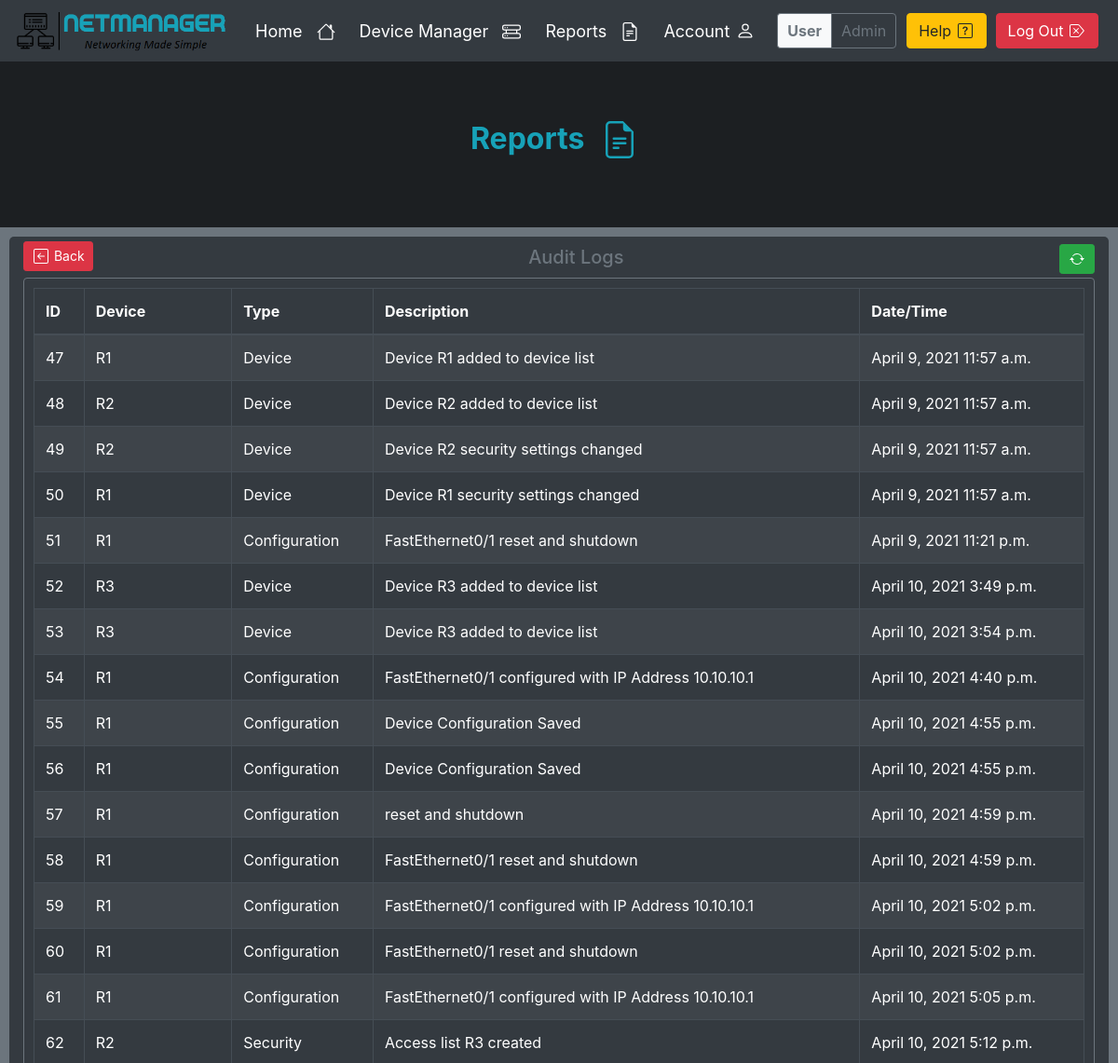
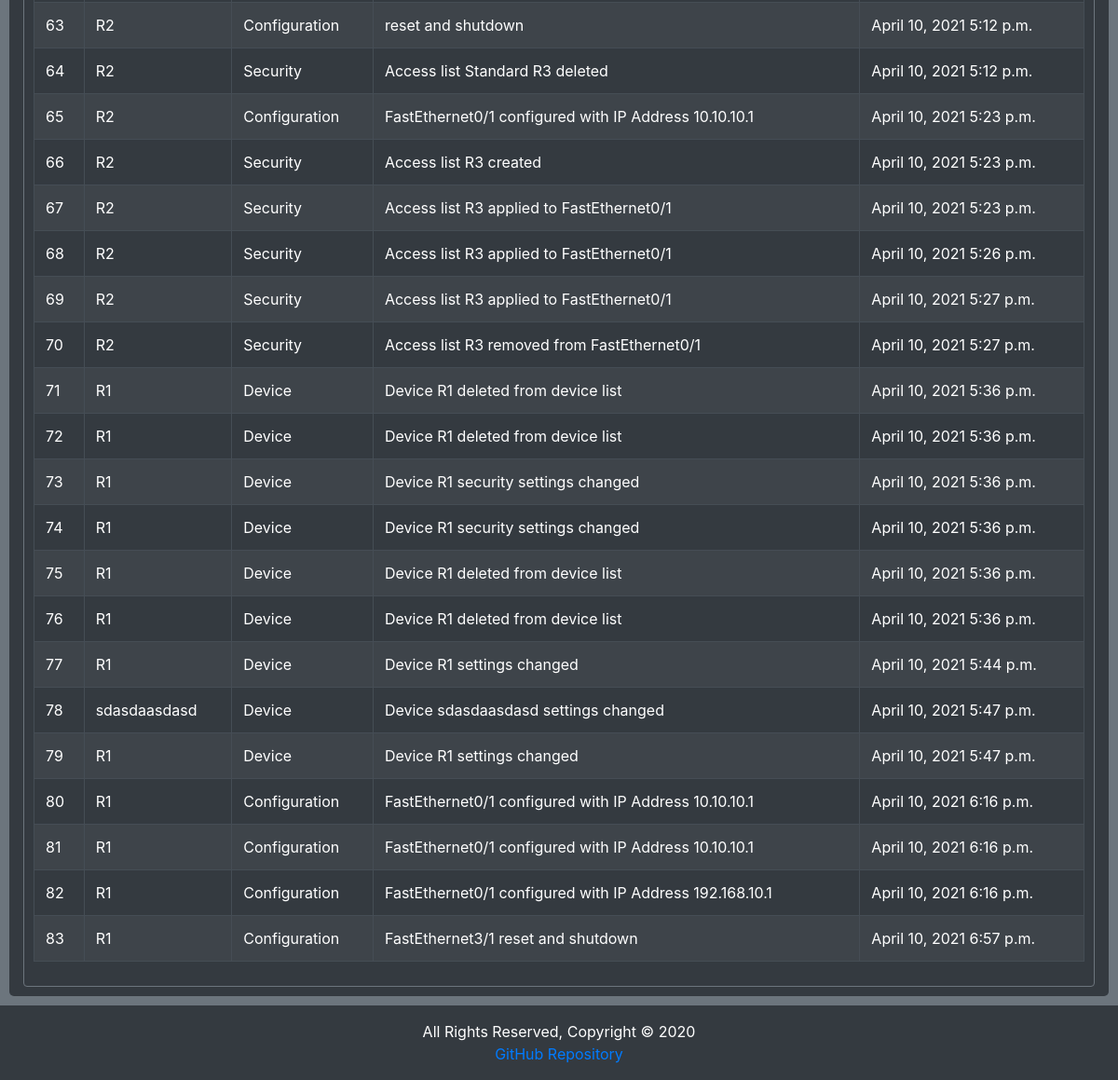
Screenshot of /reports (signed in) with the database file from the repository (2 pictures, top to bottom).
### devices/models.py (models this page shows, shortened)
class Alert(models.Model):
    id = models.AutoField(primary_key=True)
    user = models.ForeignKey(User, on_delete=models.CASCADE)
    device = models.CharField(max_length=250, null=False)
    type = models.CharField(max_length=250, null=False)
    description = models.CharField(max_length=250, null=False)
    date = models.DateField(default=timezone.now().date())
    time = models.TimeField(default=timezone.now().time())

### accounts/views.py (the view)
# urls.py: path('reports', login_required(ReportsView.as_view()), name='Reports'),
class ReportsView(View):
    template = 'accounts_reports.html'
    def get(self, request):
        config_logs = Alert.objects.filter(user__username=request.user)
        args = {'config_logs': config_logs}
        return render(request, self.template, args)

### templates/accounts_reports.html (shortened to what this page needs)
{% extends 'base.html' %}
{% block jumbotron %}
    <h2 class="text-info font-weight-bold">Reports
    </h2>
{% endblock %}
{% block body %}
    <div class="row">
        <div class="col widget table-responsive">
            <a href="{% url 'devices:Device-Manager' %}"
               class="btn btn-danger btn-sm d-inline-block btn-back">
                Back
            </a>
            <h3 class="title d-inline-block">Audit Logs</h3>
            <button type="button" class="btn btn-sm btn-success d-inline-block float-right mt-2" id="refresh"
                    title="Refresh">
            </button>
            <div class="card card-custom">
                <table id="Table" class="table table-dark table-striped table-bordered">
                    <thead>
                    <tr>
                        <th>ID</th>
                        <th>Device</th>
                        <th>Type</th>
                        <th>Description</th>
                        <th>Date/Time</th>
                    </tr>
                    </thead>
                    <tbody>
                    {% for i in config_logs %}
                        <tr>
                            <td>{{ i.id }}</td>
                            <td>{{ i.device }}</td>
                            <td>{{ i.type }}</td>
                            <td>{{ i.description }}</td>
                            <td>{{ i.date }} {{ i.time }}</td>
                        </tr>
                    {% endfor %}
                    </tbody>
                </table>
            </div>
        </div>
    </div>
{% endblock %}
{% block script %}
    <link rel="stylesheet" type="text/css"
          href="https://cdn.datatables.net/v/bs4/jszip-2.5.0/dt-1.10.24/b-1.7.0/b-html5-1.7.0/rg-1.1.2/sc-2.0.3/datatables.min.css"/>
{% endblock %}

### templates/navbar.html (shortened to what this page needs)
{% load static %}
<nav class="navbar navbar-expand-lg nav" id="navbar">
    <div style="padding-right: 20px">
        <a href="{% url 'accounts:Index' %}">
            <img id="logo" src="{% static 'images/logo-dark.png' %}" alt="NetManager" style="width:230px;height:50px;">
        </a>
    </div>
    <div class="collapse navbar-collapse">
        {% if user.is_authenticated %}
            <ul class="navbar-nav mr-auto" style="font-size: 18px">
                <li class="nav-item">
                    <a class="nav-item nav-link link" href="{% url 'accounts:Index' %}">Home
                    </a>
                </li>
                <li class="nav-item">
                    <a class="nav-item nav-link link" href="{% url 'devices:Device-Manager' %}">Device Manager
                    </a>
                </li>
                <li class="nav-item">
                    <a class="nav-item nav-link link" href="{% url 'accounts:Reports' %}">Reports
                    </a>
                </li>
                <li class="nav-item">
                    <a class="nav-item nav-link link" href="{% url 'accounts:Profile' %}">Account
                    </a>
                </li>
            </ul>
            <div class="form-inline">
                <div class="form-inline nav-info">
                    <div class="info bg-light border border-secondary border-right-0 rounded-left">
                        <b>User</b>
                    </div>
                    <div class="info border border-secondary rounded-right">
                        {{ user.get_username }}
                    </div>
                </div>
                <a class="btn btn-warning nav-btn" href="{% url 'accounts:Help' %}" target="_blank" type="submit"
                   title="Help">Help
                </a>
                <button class="btn btn-danger nav-btn" type="button" data-toggle="modal"
                        data-target="#logout"
                        title="Log Out">
                    Log Out
                </button>
            </div>
        {% endif %}
    </div>
</nav>

### static/css/style.css (style rules this page uses)
html { scroll-behavior: smooth; }
body { background-color: #6c757d !important; text-align: center !important; color: #f8f9fa !important; display: flex; flex-direction: column; min-height: 100vh; }
.nav { background-color: #343a40; color: black; }
.link { color: white; }
.nav-info { padding: 6px; cursor: pointer; }
.info { padding: 6px 10px; color: #6c757d; }
.nav-btn { margin-left: 5px; margin-right: 5px; }
.nav-icon { margin-left: 10px; margin-right: 10px; margin-bottom: 2px; }
.btn-icon { margin-left: 2px; margin-right: 2px; margin-bottom: 3px; }
.btn-back { margin-top: 5px; margin-bottom: 5px; float: left; }
.title { font-size: 20px; margin-top: 10px; margin-bottom: 10px; text-align: center; color: #6c757d; }
.widget { background-color: #343a40; border-radius: 5px; min-height: auto; }
.card-custom { background-color: #343a40 !important; color: white !important; border: solid #6c757d 1px !important; padding: 10px; margin-bottom: 10px; text-align: left; }

### rows the page displays
Alert: id "47", device "R1", type "Device", description "Device R1 added to device list", date "April 9, 2021", time "11:57 a.m."
Alert: id "48", device "R2", type "Device", description "Device R2 added to device list", date "April 9, 2021", time "11:57 a.m."
Alert: id "49", device "R2", type "Device", description "Device R2 security settings changed", date "April 9, 2021", time "11:57 a.m."
Alert: id "50", device "R1", type "Device", description "Device R1 security settings changed", date "April 9, 2021", time "11:57 a.m."
Alert: id "51", device "R1", type "Configuration", description "FastEthernet0/1 reset and shutdown", date "April 9, 2021", time "11:21 p.m."
Alert: id "52", device "R3", type "Device", description "Device R3 added to device list", date "April 10, 2021", time "3:49 p.m."
Alert: id "53", device "R3", type "Device", description "Device R3 added to device list", date "April 10, 2021", time "3:54 p.m."
Alert: id "54", device "R1", type "Configuration", description "FastEthernet0/1 configured with IP Address 10.10.10.1", date "April 10, 2021", time "4:40 p.m."
Alert: id "55", device "R1", type "Configuration", description "Device Configuration Saved", date "April 10, 2021", time "4:55 p.m."
Alert: id "56", device "R1", type "Configuration", description "Device Configuration Saved", date "April 10, 2021", time "4:55 p.m."
Alert: id "57", device "R1", type "Configuration", description "reset and shutdown", date "April 10, 2021", time "4:59 p.m."
Alert: id "58", device "R1", type "Configuration", description "FastEthernet0/1 reset and shutdown", date "April 10, 2021", time "4:59 p.m."
Alert: id "59", device "R1", type "Configuration", description "FastEthernet0/1 configured with IP Address 10.10.10.1", date "April 10, 2021", time "5:02 p.m."
Alert: id "60", device "R1", type "Configuration", description "FastEthernet0/1 reset and shutdown", date "April 10, 2021", time "5:02 p.m."
Alert: id "61", device "R1", type "Configuration", description "FastEthernet0/1 configured with IP Address 10.10.10.1", date "April 10, 2021", time "5:05 p.m."
Alert: id "62", device "R2", type "Security", description "Access list R3 created", date "April 10, 2021", time "5:12 p.m."
Alert: id "63", device "R2", type "Configuration", description "reset and shutdown", date "April 10, 2021", time "5:12 p.m."
Alert: id "64", device "R2", type "Security", description "Access list Standard R3 deleted", date "April 10, 2021", time "5:12 p.m."
Alert: id "65", device "R2", type "Configuration", description "FastEthernet0/1 configured with IP Address 10.10.10.1", date "April 10, 2021", time "5:23 p.m."
Alert: id "66", device "R2", type "Security", description "Access list R3 created", date "April 10, 2021", time "5:23 p.m."
Alert: id "67", device "R2", type "Security", description "Access list R3 applied to FastEthernet0/1", date "April 10, 2021", time "5:23 p.m."
Alert: id "68", device "R2", type "Security", description "Access list R3 applied to FastEthernet0/1", date "April 10, 2021", time "5:26 p.m."
Alert: id "69", device "R2", type "Security", description "Access list R3 applied to FastEthernet0/1", date "April 10, 2021", time "5:27 p.m."
Alert: id "70", device "R2", type "Security", description "Access list R3 removed from FastEthernet0/1", date "April 10, 2021", time "5:27 p.m."
Alert: id "71", device "R1", type "Device", description "Device R1 deleted from device list", date "April 10, 2021", time "5:36 p.m."
Alert: id "72", device "R1", type "Device", description "Device R1 deleted from device list", date "April 10, 2021", time "5:36 p.m."
Alert: id "73", device "R1", type "Device", description "Device R1 security settings changed", date "April 10, 2021", time "5:36 p.m."
Alert: id "74", device "R1", type "Device", description "Device R1 security settings changed", date "April 10, 2021", time "5:36 p.m."
Alert: id "75", device "R1", type "Device", description "Device R1 deleted from device list", date "April 10, 2021", time "5:36 p.m."
Alert: id "76", device "R1", type "Device", description "Device R1 deleted from device list", date "April 10, 2021", time "5:36 p.m."
Alert: id "77", device "R1", type "Device", description "Device R1 settings changed", date "April 10, 2021", time "5:44 p.m."
Alert: id "78", device "sdasdaasdasd", type "Device", description "Device sdasdaasdasd settings changed", date "April 10, 2021", time "5:47 p.m."
Alert: id "79", device "R1", type "Device", description "Device R1 settings changed", date "April 10, 2021", time "5:47 p.m."
Alert: id "80", device "R1", type "Configuration", description "FastEthernet0/1 configured with IP Address 10.10.10.1", date "April 10, 2021", time "6:16 p.m."
Alert: id "81", device "R1", type "Configuration", description "FastEthernet0/1 configured with IP Address 10.10.10.1", date "April 10, 2021", time "6:16 p.m."
Alert: id "82", device "R1", type "Configuration", description "FastEthernet0/1 configured with IP Address 192.168.10.1", date "April 10, 2021", time "6:16 p.m."
Alert: id "83", device "R1", type "Configuration", description "FastEthernet3/1 reset and shutdown", date "April 10, 2021", time "6:57 p.m."

### other values shown
{{ user.get_username }} "Admin"
